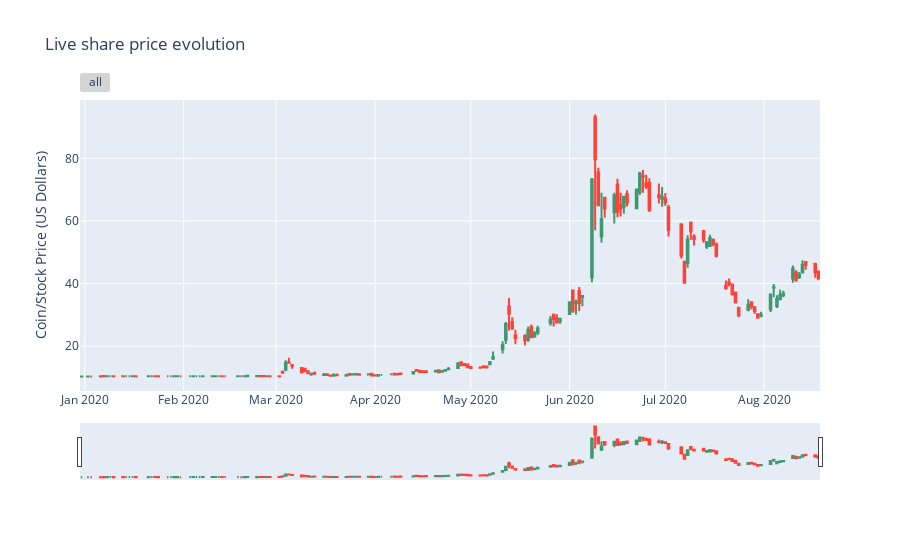

Write notebook code for a chart like this one.
### Markdown cell above
## Plotting the data

### Code cell
func.plot_data(data)

### Figure 1 — Plotly figure (JSON) as saved in the notebook; plotly's stock layout.template omitted (floating-point values rounded to 4 significant figures; data arrays with more than 128 entries replaced by an {"elided": "..."} marker saying what was removed)
{"data": [{"close": {"elided": "160 float values"}, "high": {"elided": "160 float values"}, "low": {"elided": "160 float values"}, "name": "market data", "open": {"elided": "160 float values"}, "type": "candlestick", "x": {"elided": "160 str values"}}], "layout": {"title": {"text": "Live share price evolution"}, "xaxis": {"rangeselector": {"buttons": [{"step": "all"}]}, "rangeslider": {"visible": true}}, "yaxis": {"title": {"text": "Coin/Stock Price (US Dollars)"}}}}
